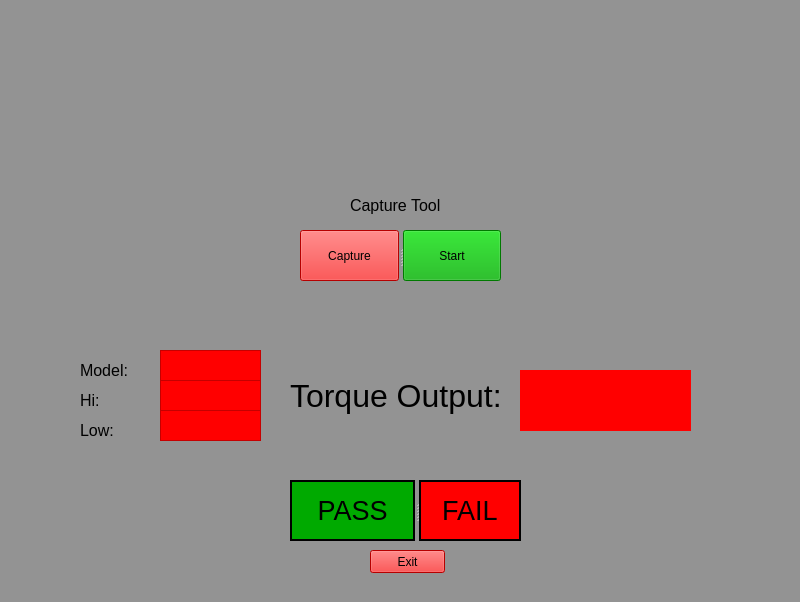
<?xml version="1.0" encoding="UTF-8"?>
<ui version="4.0">
 <class>captureTool</class>
 <widget class="QWidget" name="captureTool">
  <property name="geometry">
   <rect>
    <x>0</x>
    <y>0</y>
    <width>800</width>
    <height>602</height>
   </rect>
  </property>
  <property name="windowTitle">
   <string>Form</string>
  </property>
  <property name="styleSheet">
   <string notr="true">background-color: rgb(147, 147, 147);</string>
  </property>
  <widget class="QLabel" name="torqueOutputLabel">
   <property name="geometry">
    <rect>
     <x>290</x>
     <y>360</y>
     <width>231</width>
     <height>71</height>
    </rect>
   </property>
   <property name="font">
    <font>
     <pointsize>24</pointsize>
    </font>
   </property>
   <property name="text">
    <string>Torque Output: </string>
   </property>
  </widget>
  <widget class="QLabel" name="torqueNumber">
   <property name="geometry">
    <rect>
     <x>520</x>
     <y>370</y>
     <width>171</width>
     <height>61</height>
    </rect>
   </property>
   <property name="styleSheet">
    <string notr="true">background-color: rgb(255, 0, 0);</string>
   </property>
   <property name="text">
    <string/>
   </property>
  </widget>
  <widget class="QTextEdit" name="lowTextEdit">
   <property name="geometry">
    <rect>
     <x>160</x>
     <y>410</y>
     <width>101</width>
     <height>31</height>
    </rect>
   </property>
   <property name="styleSheet">
    <string notr="true">background-color: rgb(255, 0, 0);</string>
   </property>
  </widget>
  <widget class="QTextEdit" name="modelTextEdit">
   <property name="geometry">
    <rect>
     <x>160</x>
     <y>350</y>
     <width>101</width>
     <height>31</height>
    </rect>
   </property>
   <property name="styleSheet">
    <string notr="true">background-color: rgb(255, 0, 0);</string>
   </property>
  </widget>
  <widget class="QLabel" name="hiLabel">
   <property name="geometry">
    <rect>
     <x>80</x>
     <y>390</y>
     <width>71</width>
     <height>21</height>
    </rect>
   </property>
   <property name="font">
    <font>
     <pointsize>12</pointsize>
    </font>
   </property>
   <property name="text">
    <string>Hi:</string>
   </property>
  </widget>
  <widget class="QLabel" name="modelLabel">
   <property name="geometry">
    <rect>
     <x>80</x>
     <y>360</y>
     <width>71</width>
     <height>21</height>
    </rect>
   </property>
   <property name="font">
    <font>
     <pointsize>12</pointsize>
    </font>
   </property>
   <property name="text">
    <string>Model:</string>
   </property>
  </widget>
  <widget class="QLabel" name="selectToolLabel">
   <property name="geometry">
    <rect>
     <x>350</x>
     <y>190</y>
     <width>101</width>
     <height>31</height>
    </rect>
   </property>
   <property name="font">
    <font>
     <pointsize>12</pointsize>
    </font>
   </property>
   <property name="text">
    <string>Capture Tool</string>
   </property>
  </widget>
  <widget class="QLabel" name="milwaukeeLabel">
   <property name="geometry">
    <rect>
     <x>130</x>
     <y>40</y>
     <width>531</width>
     <height>151</height>
    </rect>
   </property>
   <property name="layoutDirection">
    <enum>Qt::LeftToRight</enum>
   </property>
   <property name="autoFillBackground">
    <bool>false</bool>
   </property>
   <property name="text">
    <string/>
   </property>
   <property name="pixmap">
    <pixmap>mt1.gif</pixmap>
   </property>
   <property name="scaledContents">
    <bool>true</bool>
   </property>
  </widget>
  <widget class="QPushButton" name="exitButton">
   <property name="geometry">
    <rect>
     <x>370</x>
     <y>550</y>
     <width>75</width>
     <height>23</height>
    </rect>
   </property>
   <property name="styleSheet">
    <string notr="true">background-color: rgb(255, 0, 0);</string>
   </property>
   <property name="text">
    <string>Exit</string>
   </property>
  </widget>
  <widget class="QSplitter" name="splitter_2">
   <property name="geometry">
    <rect>
     <x>300</x>
     <y>230</y>
     <width>201</width>
     <height>51</height>
    </rect>
   </property>
   <property name="orientation">
    <enum>Qt::Horizontal</enum>
   </property>
   <widget class="QPushButton" name="captureButton_2">
    <property name="styleSheet">
     <string notr="true">background-color: rgb(255, 0, 0);</string>
    </property>
    <property name="text">
     <string>Capture</string>
    </property>
   </widget>
   <widget class="QPushButton" name="startButton_2">
    <property name="styleSheet">
     <string notr="true">background-color: rgb(0, 170, 0);</string>
    </property>
    <property name="text">
     <string>Start</string>
    </property>
   </widget>
  </widget>
  <widget class="QLabel" name="lowLabel">
   <property name="geometry">
    <rect>
     <x>80</x>
     <y>420</y>
     <width>71</width>
     <height>21</height>
    </rect>
   </property>
   <property name="font">
    <font>
     <pointsize>12</pointsize>
    </font>
   </property>
   <property name="text">
    <string>Low: </string>
   </property>
  </widget>
  <widget class="QSplitter" name="splitter">
   <property name="geometry">
    <rect>
     <x>290</x>
     <y>480</y>
     <width>231</width>
     <height>61</height>
    </rect>
   </property>
   <property name="orientation">
    <enum>Qt::Horizontal</enum>
   </property>
   <widget class="QLabel" name="passLabel_2">
    <property name="font">
     <font>
      <pointsize>20</pointsize>
     </font>
    </property>
    <property name="styleSheet">
     <string notr="true">background-color: rgb(0, 170, 0);</string>
    </property>
    <property name="frameShape">
     <enum>QFrame::WinPanel</enum>
    </property>
    <property name="text">
     <string>PASS</string>
    </property>
    <property name="alignment">
     <set>Qt::AlignCenter</set>
    </property>
   </widget>
   <widget class="QLabel" name="failLabel_2">
    <property name="font">
     <font>
      <pointsize>20</pointsize>
     </font>
    </property>
    <property name="styleSheet">
     <string notr="true">background-color: rgb(255, 0, 0);</string>
    </property>
    <property name="frameShape">
     <enum>QFrame::WinPanel</enum>
    </property>
    <property name="text">
     <string>FAIL</string>
    </property>
    <property name="alignment">
     <set>Qt::AlignCenter</set>
    </property>
   </widget>
  </widget>
  <widget class="QTextEdit" name="hiTextEdit">
   <property name="geometry">
    <rect>
     <x>160</x>
     <y>380</y>
     <width>101</width>
     <height>31</height>
    </rect>
   </property>
   <property name="styleSheet">
    <string notr="true">background-color: rgb(255, 0, 0);</string>
   </property>
  </widget>
 </widget>
 <resources/>
 <connections/>
</ui>
